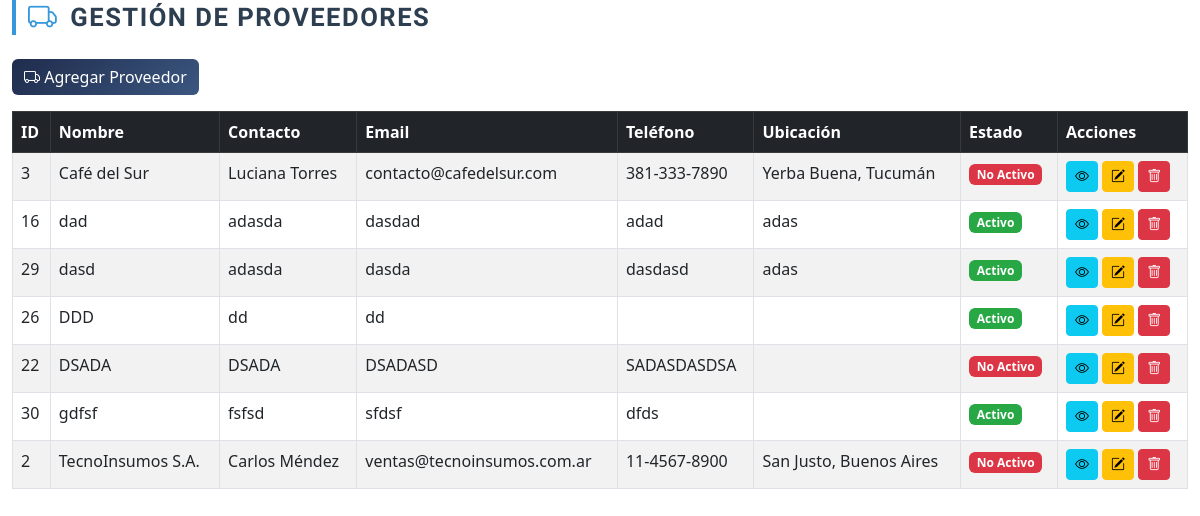
Screenshot of /modulos/proveedores.php with the database file from the repository.
### tables this page shows
CREATE TABLE `proveedores` (
  `id_proveedores` int(11) NOT NULL,
  `nombre_proveedores` varchar(100) NOT NULL,
  `nombre_contacto_proveedores` varchar(100) DEFAULT NULL,
  `telefono_proveedores` varchar(20) DEFAULT NULL,
  `email_proveedores` varchar(100) DEFAULT NULL,
  `direccion_proveedores` varchar(150) DEFAULT NULL,
  `ubicacion_proveedores` varchar(100) DEFAULT NULL,
  `codigo_postal_proveedores` varchar(10) DEFAULT NULL,
  `sitio_web_proveedores` varchar(100) DEFAULT NULL,
  `horario_atencion_proveedores` varchar(100) DEFAULT NULL,
  `observacion_proveedores` text DEFAULT NULL,
  `estado_proveedores` tinyint(4) DEFAULT 1,
  `fecha_creacion_proveedores` datetime DEFAULT current_timestamp()
);

### modulos/proveedores.php (the view, shortened to what this page needs)
<?php
include('./db/conexion.php');
?>
<!DOCTYPE html>
<html lang="en">
<head>
    <link href="https://cdn.jsdelivr.net/npm/bootstrap@5.3.0/dist/css/bootstrap.min.css" rel="stylesheet" />
    <link href="https://cdn.jsdelivr.net/npm/bootstrap-icons@1.10.5/font/bootstrap-icons.css" rel="stylesheet">
</head>
<body>
    <div class="container-fluid mt-0">
        <h2 class="modern-title mb-4">
            <i class="bi bi-truck"></i> Gestión de Proveedores
        </h2>
        <button type="button" class="btn btn-success mb-3" data-bs-toggle="modal"
            data-bs-target="#modalAgregarProveedor" style="background: linear-gradient(135deg, #1f2c4c 0%, #3b5680 100%); border: none; color: white;">
            <i class="bi bi-truck"></i> Agregar Proveedor
        </button>
        <div class="table-responsive">
            <table class="table table-bordered table-striped">
                <thead class="table-dark">
                    <tr>
                        <th>ID</th>
                        <th>Nombre</th>
                        <th>Contacto</th>
                        <th>Email</th>
                        <th>Teléfono</th>
                        <th>Ubicación</th>
                        <th>Estado</th>
                        <th>Acciones</th>
                    </tr>
                </thead>
                <tbody>
                    <?php
                    $consulta = "SELECT * FROM proveedores ORDER BY nombre_proveedores";
                    $resultado = $conexion->query($consulta);
                    if (!$resultado) {
                        echo "<tr><td colspan='8'>Error en la consulta: " . $conexion->error . "</td></tr>";
                    } else {
                        while ($fila = $resultado->fetch_assoc()):
                            ?>
                            <tr>
                                <td><?= $fila['id_proveedores'] ?></td>
                                <td><?= htmlspecialchars($fila['nombre_proveedores'] ?? '') ?></td>
                                <td><?= htmlspecialchars($fila['nombre_contacto_proveedores'] ?? '') ?></td>
                                <td><?= htmlspecialchars($fila['email_proveedores'] ?? '') ?></td>
                                <td><?= htmlspecialchars($fila['telefono_proveedores'] ?? '') ?></td>
                                <td><?= htmlspecialchars($fila['ubicacion_proveedores'] ?? '') ?></td>
                                <td>
                                    <?php if ($fila['estado_proveedores'] == 1): ?>
                                        <span class="badge badge-activo">Activo</span>
                                    <?php else: ?>
                                        <span class="badge badge-inactivo">No Activo</span>
                                    <?php endif; ?>
                                </td>
                                <td>
                                    <button class="btn btn-sm btn-info btn-ver" data-bs-toggle="modal"
                                        data-bs-target="#modalVerProveedor" data-id="<?= $fila['id_proveedores'] ?>"
                                        data-nombre="<?= htmlspecialchars($fila['nombre_proveedores'] ?? '') ?>"
                                        data-contacto="<?= htmlspecialchars($fila['nombre_contacto_proveedores'] ?? '') ?>"
                                        data-email="<?= htmlspecialchars($fila['email_proveedores'] ?? '') ?>"
                                        data-telefono="<?= htmlspecialchars($fila['telefono_proveedores'] ?? '') ?>"
                                        data-direccion="<?= htmlspecialchars($fila['direccion_proveedores'] ?? '') ?>"
                                        data-ubicacion="<?= htmlspecialchars($fila['ubicacion_proveedores'] ?? '') ?>"
                                        data-codigopostal="<?= htmlspecialchars($fila['codigo_postal_proveedores'] ?? '') ?>"
                                        data-sitioweb="<?= htmlspecialchars($fila['sitio_web_proveedores'] ?? '') ?>"
                                        data-horario="<?= htmlspecialchars($fila['horario_atencion_proveedores'] ?? '') ?>"
                                        data-observaciones="<?= htmlspecialchars($fila['observacion_proveedores'] ?? '') ?>"
                                        data-estado="<?= $fila['estado_proveedores'] ?>" title="Ver detalles">
                                        <i class="bi bi-eye"></i>
                                    </button>
                                    <button class="btn btn-sm btn-warning btn-editar" data-bs-toggle="modal"
                                        data-bs-target="#modalEditarProveedor" data-id="<?= $fila['id_proveedores'] ?>"
                                        data-nombre="<?= htmlspecialchars($fila['nombre_proveedores'] ?? '') ?>"
                                        data-contacto="<?= htmlspecialchars($fila['nombre_contacto_proveedores'] ?? '') ?>"
                                        data-email="<?= htmlspecialchars($fila['email_proveedores'] ?? '') ?>"
                                        data-telefono="<?= htmlspecialchars($fila['telefono_proveedores'] ?? '') ?>"
                                        data-direccion="<?= htmlspecialchars($fila['direccion_proveedores'] ?? '') ?>"
                                        data-ubicacion="<?= htmlspecialchars($fila['ubicacion_proveedores'] ?? '') ?>"
                                        data-codigopostal="<?= htmlspecialchars($fila['codigo_postal_proveedores'] ?? '') ?>"
                                        data-sitioweb="<?= htmlspecialchars($fila['sitio_web_proveedores'] ?? '') ?>"
                                        data-horario="<?= htmlspecialchars($fila['horario_atencion_proveedores'] ?? '') ?>"
                                        data-observaciones="<?= htmlspecialchars($fila['observacion_proveedores'] ?? '') ?>"
                                        data-estado="<?= $fila['estado_proveedores'] ?>" title="Editar">
                                        <i class="bi bi-pencil-square"></i>
                                    </button>
                                    <button class="btn btn-sm btn-danger btn-eliminar" data-bs-toggle="modal"
                                        data-bs-target="#modalEliminarProveedor" data-id="<?= $fila['id_proveedores'] ?>"
                                        data-nombre="<?= htmlspecialchars($fila['nombre_proveedores'] ?? '') ?>"
                                        title="Eliminar">
                                        <i class="bi bi-trash"></i>
                                    </button>
                                </td>
                            </tr>
                            <?php
                        endwhile;
                    }
                    ?>
                </tbody>
            </table>
        </div>
    </div>
</body>
</html>

### modulos/proveedores.php (style rules this page uses)
.badge-activo { background-color: #28a745; color: white; }
.badge-inactivo { background-color: #dc3545; color: white; }
.modern-title { font-family: 'Nunito Sans', sans-serif; font-weight: 600; font-size: 1.6rem; color: #2c3e50; display: flex; align-items: center; gap: 0.75rem; text-transform: uppercase; letter-spacing: 1.5px; border-left: 4px solid #3498db; padding-left: 12px; transition: color 0.3s ease; }
.modern-title i { font-size: 1.8rem; color: #3498db; transition: color 0.3s ease, transform 0.3s ease; }

### rows the page displays
proveedores: id_proveedores "3", nombre_proveedores "Café del Sur", nombre_contacto_proveedores "Luciana Torres", email_proveedores "contacto@cafedelsur.com", telefono_proveedores "381-333-7890", ubicacion_proveedores "Yerba Buena, Tucumán", estado_proveedores "No Activo"
proveedores: id_proveedores "16", nombre_proveedores "dad", nombre_contacto_proveedores "adasda", email_proveedores "dasdad", telefono_proveedores "adad", ubicacion_proveedores "adas", estado_proveedores "Activo"
proveedores: id_proveedores "29", nombre_proveedores "dasd", nombre_contacto_proveedores "adasda", email_proveedores "dasda", telefono_proveedores "dasdasd", ubicacion_proveedores "adas", estado_proveedores "Activo"
proveedores: id_proveedores "26", nombre_proveedores "DDD", nombre_contacto_proveedores "dd", email_proveedores "dd", estado_proveedores "Activo"
proveedores: id_proveedores "22", nombre_proveedores "DSADA", nombre_contacto_proveedores "DSADA", email_proveedores "DSADASD", telefono_proveedores "SADASDASDSA", estado_proveedores "No Activo"
proveedores: id_proveedores "30", nombre_proveedores "gdfsf", nombre_contacto_proveedores "fsfsd", email_proveedores "sfdsf", telefono_proveedores "dfds", estado_proveedores "Activo"
proveedores: id_proveedores "2", nombre_proveedores "TecnoInsumos S.A.", nombre_contacto_proveedores "Carlos Méndez", email_proveedores "ventas@tecnoinsumos.com.ar", telefono_proveedores "11-4567-8900", ubicacion_proveedores "San Justo, Buenos Aires", estado_proveedores "No Activo"
